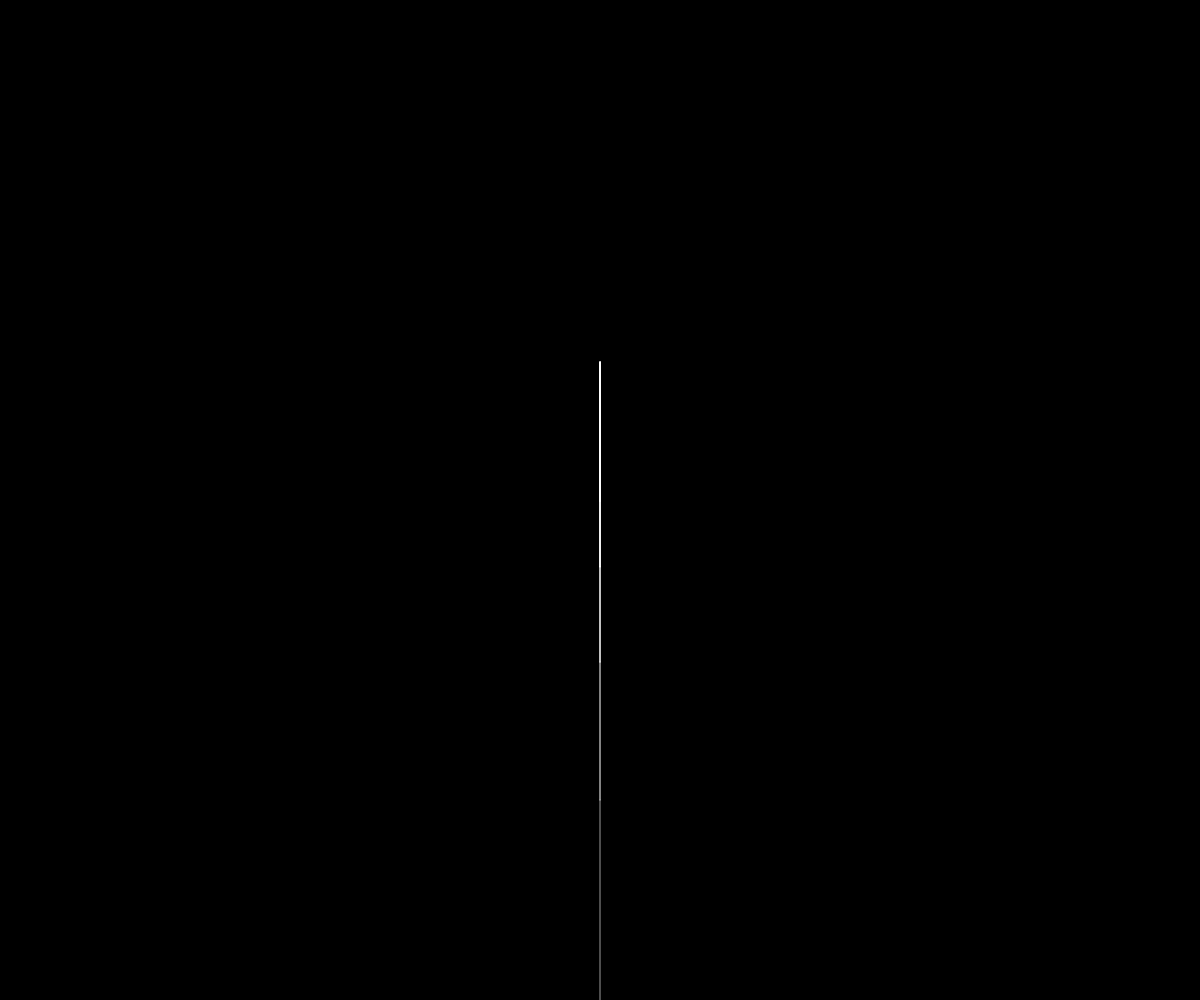
Frame 1 (no input)
Frame 60 (no input): identical to frame 1, image omitted
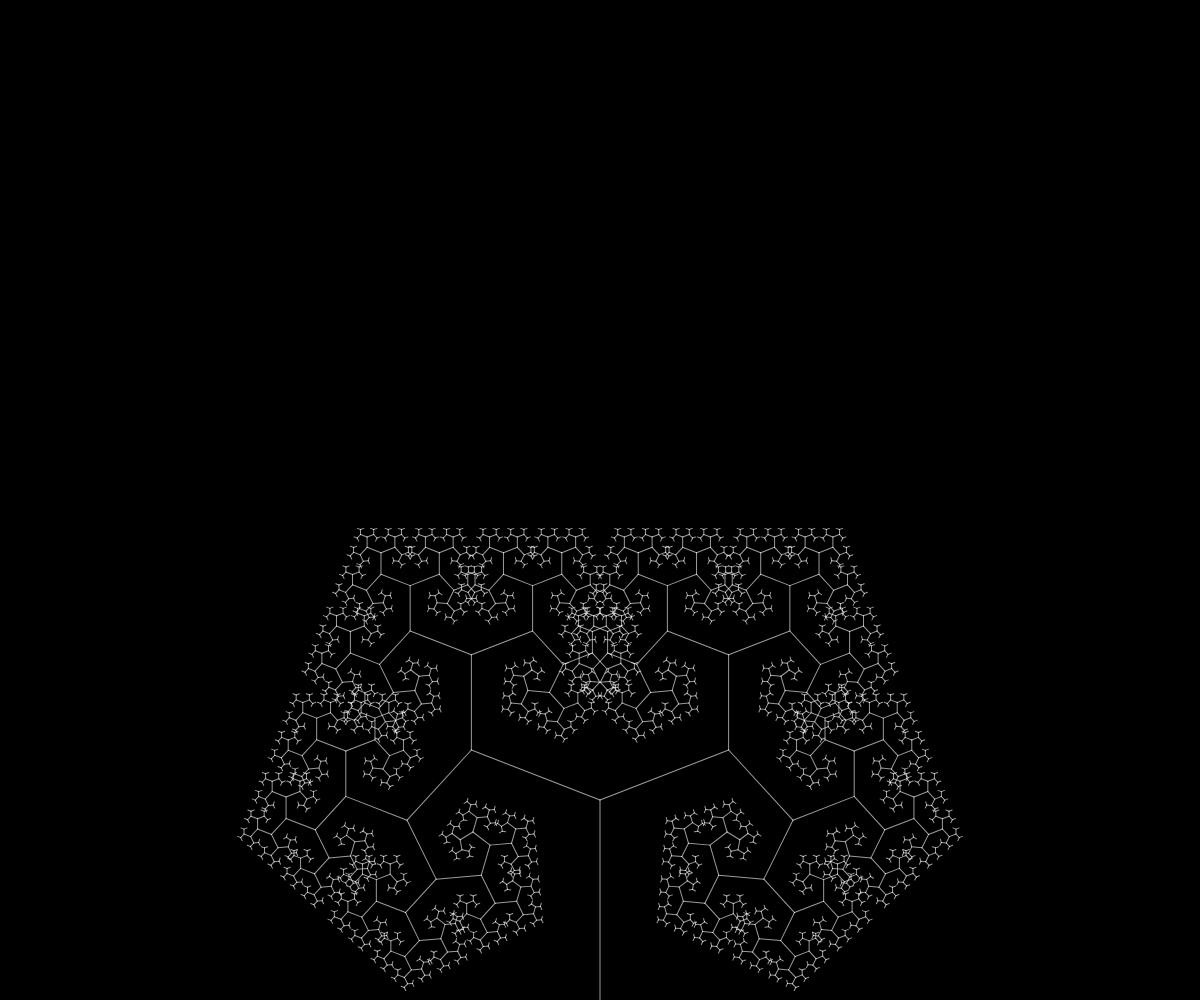
Frame 120 (the mouse pressed at the canvas centre since frame 60)

The p5.js sketch that drew these frames (run headless with seeded random() and noise() and a simulated clock; from frame 60 on, the mouse is pressed at the canvas centre):

// p5.js sketch
// ── sketch.js
function setup(){
  
  createCanvas( windowWidth , windowHeight );

 //background(0, 0 ,0);
}

function draw(){
  
  background( 0 , 0 , 0 );
  
  var r = random( 0 , 255 );
  var g = random( 0 , 255 );
  var b = random( 0 , 255 );
  
  frameRate(40);
  a = (mouseX*0.002);
    //random( PI/0.01 , PI);
  //(mouseX*0.002);
  
  var len = 200;
  
  stroke(255,255,255,155);
  translate( windowWidth*0.5 , height );
  branch(200);
}

function branch(len){
  
  line( 0 , 0 , 0 , -len);
  
  translate( 0 , -len );
  

  
  if( len>4){
  push();
  rotate(a);
  branch( len*0.69 );
  pop();
  
  push();
  rotate(-a);
  branch( len*0.69 );
  pop();

  }
}
